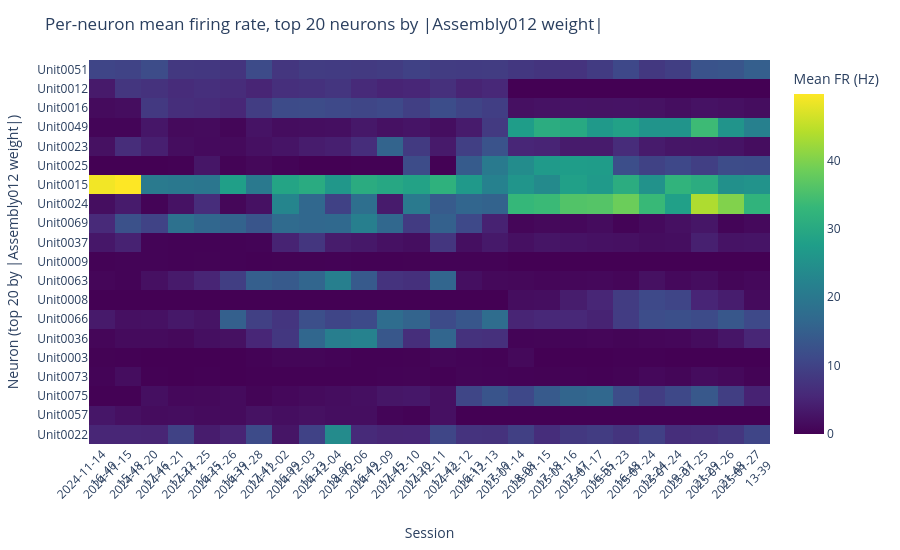

Here is the notebook cell this chart was saved with:
### Code cell
# Same neuron ordering, but show session-wise mean firing rates instead of transition deltas
assembly_col = "Assembly012"
top_k = 20

if "ensambles" not in globals():
    raise RuntimeError("`ensambles` is not defined. Run the ensemble-loading cell first.")
if assembly_col not in ensambles.columns:
    raise KeyError(f"{assembly_col} not found in ensambles.")

if "fr" in globals():
    fr_source = fr
    fr_label = "Mean FR (Hz)"
    title_suffix = "mean firing rate"
elif "fr_z_all_sess" in globals():
    fr_source = fr_z_all_sess
    fr_label = "Mean FR (z-score)"
    title_suffix = "mean z-scored firing rate"
else:
    raise RuntimeError("Neither `fr` nor `fr_z_all_sess` is defined. Run the firing-rate loading cell first.")

w_assembly = ensambles[assembly_col].dropna().astype(float).copy()
if not all(isinstance(i, str) and i.startswith("Unit") for i in w_assembly.index):
    try:
        w_assembly.index = [f"Unit{int(i)+1:04d}" for i in w_assembly.index]
    except Exception:
        w_assembly.index = w_assembly.index.astype(str)

fr_unit_cols = [c for c in fr_source.columns if isinstance(c, str) and c.startswith("Unit")]
if len(fr_unit_cols) == 0:
    raise RuntimeError("No Unit#### columns found in the firing-rate table.")

fr_units = fr_source.loc[:, fr_unit_cols].apply(pd.to_numeric, errors="coerce")
if isinstance(fr_units.index, pd.MultiIndex):
    if "session_id" not in fr_units.index.names:
        raise RuntimeError("Could not find `session_id` in the firing-rate table index.")
    session_mean_fr = fr_units.groupby(level="session_id").mean()
elif fr_units.index.name == "session_id":
    session_mean_fr = fr_units.groupby(level=0).mean()
else:
    raise RuntimeError("Could not find `session_id` in the firing-rate table index.")

neurons_by_abs_weight = w_assembly.abs().sort_values(ascending=False).index
neurons_present = [u for u in neurons_by_abs_weight if u in session_mean_fr.columns][:top_k]

if len(neurons_present) == 0:
    raise RuntimeError("No overlap between Assembly012 units and per-session firing-rate units.")

if "transition_summary_df" in globals() and not transition_summary_df.empty:
    session_order = [transition_summary_df.iloc[0]["session_prev"], *transition_summary_df["session_next"].tolist()]
    session_order = [s for s in session_order if s in session_mean_fr.index]
else:
    session_order = session_mean_fr.index.tolist()

if len(session_order) == 0:
    raise RuntimeError("No sessions available for the firing-rate heatmap.")

session_fr_heatmap = session_mean_fr.loc[session_order, neurons_present].T
heatmap_values = session_fr_heatmap.to_numpy(dtype=float)

if not np.isfinite(heatmap_values).any():
    raise RuntimeError("Firing-rate heatmap contains only non-finite values.")

imshow_kwargs = dict(
    x=[str(s).replace("_", "<br>") for s in session_fr_heatmap.columns],
    y=session_fr_heatmap.index,
    aspect="auto",
    labels={"x": "Session", "y": "Neuron (top 20 by |Assembly012 weight|)", "color": fr_label},
)

if np.nanmin(heatmap_values) < 0:
    vmax = np.nanmax(np.abs(heatmap_values))
    if vmax == 0:
        vmax = 1.0
    fig_fr_absorder = px.imshow(
        heatmap_values,
        color_continuous_scale="RdBu_r",
        zmin=-vmax,
        zmax=vmax,
        **imshow_kwargs,
    )
else:
    fig_fr_absorder = px.imshow(
        heatmap_values,
        color_continuous_scale="Viridis",
        **imshow_kwargs,
    )

fig_fr_absorder.update_layout(
    title=f"Per-neuron {title_suffix}, top 20 neurons by |Assembly012 weight|",
    height=max(550, int(14 * session_fr_heatmap.shape[0])),
)
fig_fr_absorder.update_xaxes(tickangle=-45, side="bottom")
fig_fr_absorder.show()

### Figure 1 — Plotly figure (JSON) as saved in the notebook; plotly's stock layout.template omitted (floating-point values rounded to 4 significant figures; data arrays with more than 128 entries replaced by an {"elided": "..."} marker saying what was removed)
{"data": [{"coloraxis": "coloraxis", "hovertemplate": "Session: %{x}<br>Neuron (top 20 by |Assembly012 weight|): %{y}<br>Mean FR (Hz): %{z}<extra></extra>", "name": "0", "type": "heatmap", "x": ["2024-11-14<br>16-40", "2024-11-15<br>15-48", "2024-11-20<br>17-46", "2024-11-21<br>17-22", "2024-11-25<br>16-25", "2024-11-26<br>16-39", "2024-11-28<br>17-41", "2024-12-02<br>16-09", "2024-12-03<br>16-23", "2024-12-04<br>18-06", "2024-12-06<br>16-49", "2024-12-09<br>17-45", "2024-12-10<br>17-20", "2024-12-11<br>17-42", "2024-12-12<br>16-13", "2024-12-13<br>17-10", "2025-01-14<br>18-08", "2025-01-15<br>17-18", "2025-01-16<br>17-47", "2025-01-17<br>16-55", "2025-01-23<br>16-48", "2025-01-24<br>12-24", "2025-01-24<br>19-37", "2025-01-25<br>21-29", "2025-01-26<br>21-48", "2025-01-27<br>13-39"], "xaxis": "x", "y": ["Unit0051", "Unit0012", "Unit0016", "Unit0049", "Unit0023", "Unit0025", "Unit0015", "Unit0024", "Unit0069", "Unit0037", "Unit0009", "Unit0063", "Unit0008", "Unit0066", "Unit0036", "Unit0003", "Unit0073", "Unit0075", "Unit0057", "Unit0022"], "yaxis": "y", "z": {"elided": "20x26 float values"}}], "layout": {"coloraxis": {"colorbar": {"title": {"text": "Mean FR (Hz)"}}, "colorscale": [[0, "#440154"], [0.1111, "#482878"], [0.2222, "#3e4989"], [0.3333, "#31688e"], [0.4444, "#26828e"], [0.5556, "#1f9e89"], [0.6667, "#35b779"], [0.7778, "#6ece58"], [0.8889, "#b5de2b"], [1, "#fde725"]]}, "height": 550, "margin": {"t": 60}, "title": {"text": "Per-neuron mean firing rate, top 20 neurons by |Assembly012 weight|"}, "xaxis": {"anchor": "y", "domain": [0, 1], "side": "bottom", "tickangle": -45, "title": {"text": "Session"}}, "yaxis": {"anchor": "x", "autorange": "reversed", "domain": [0, 1], "title": {"text": "Neuron (top 20 by |Assembly012 weight|)"}}}}
